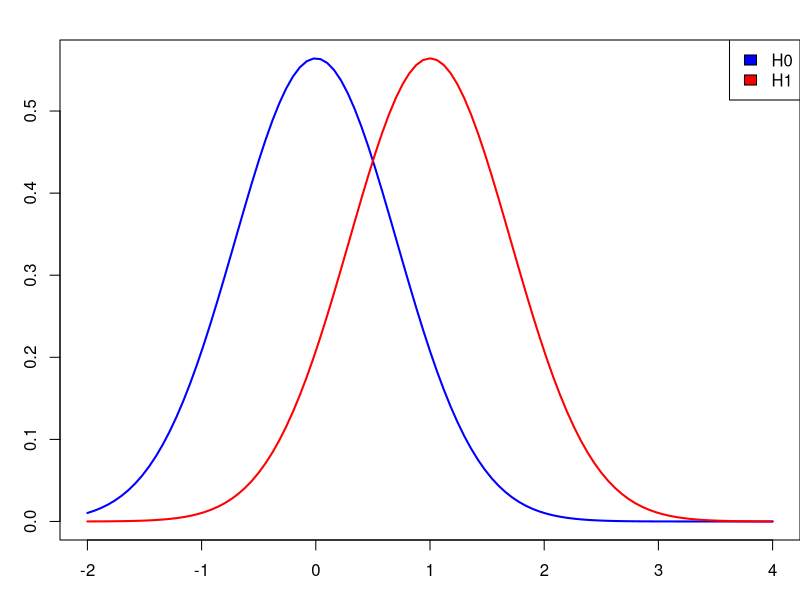
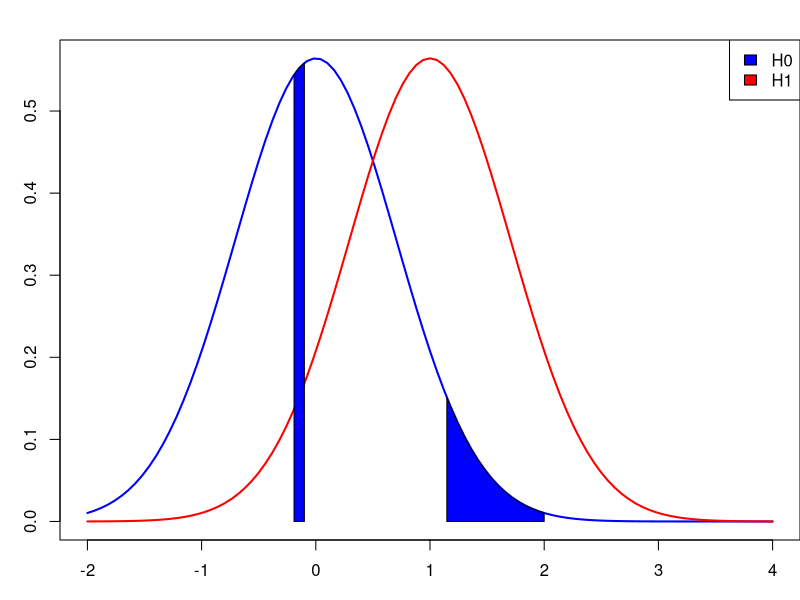
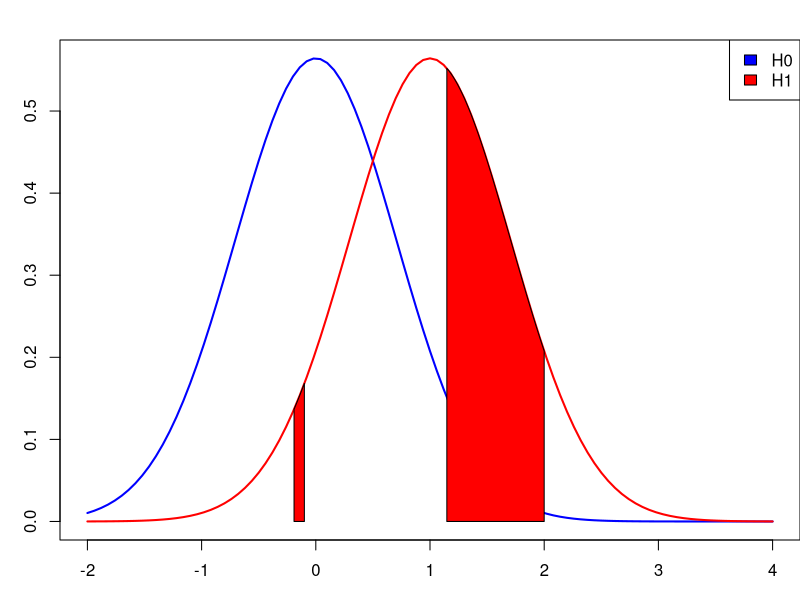
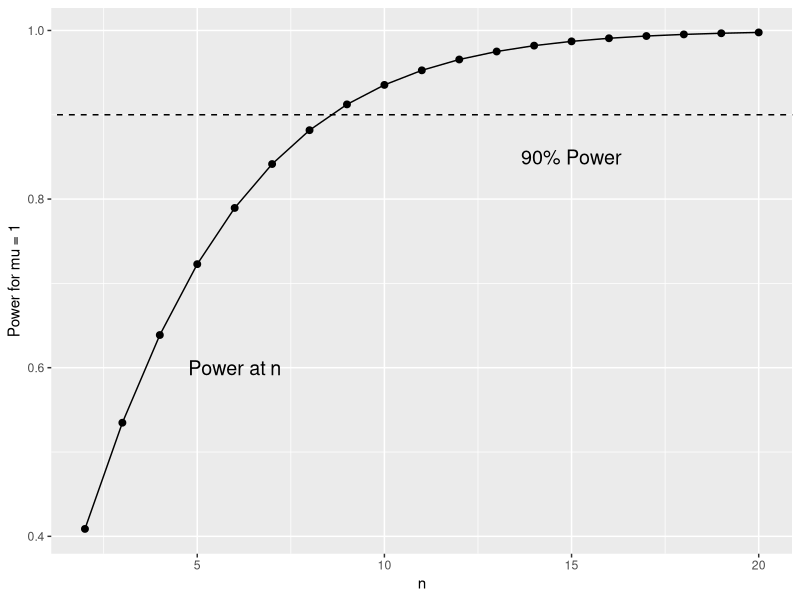
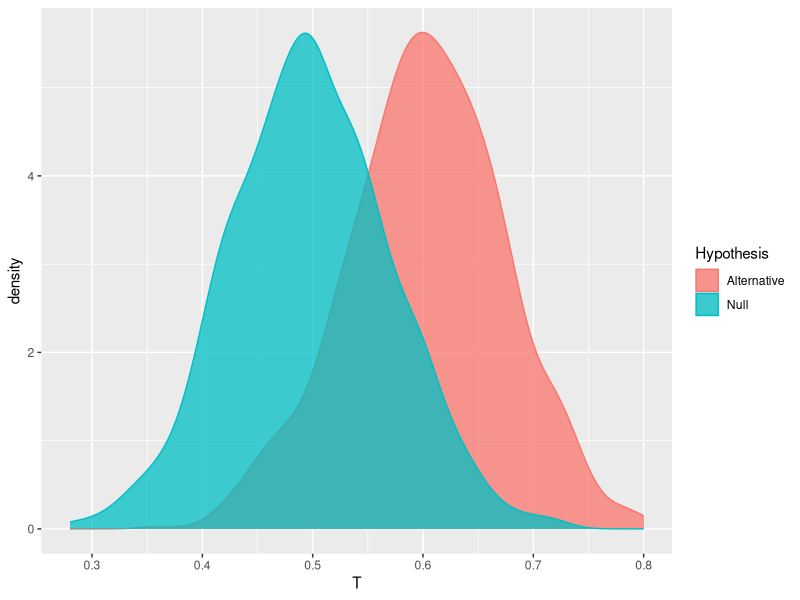
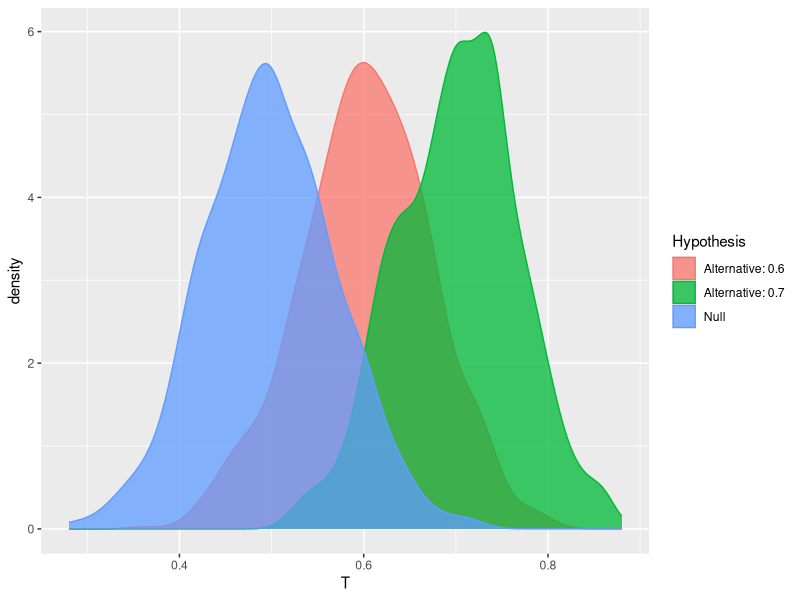
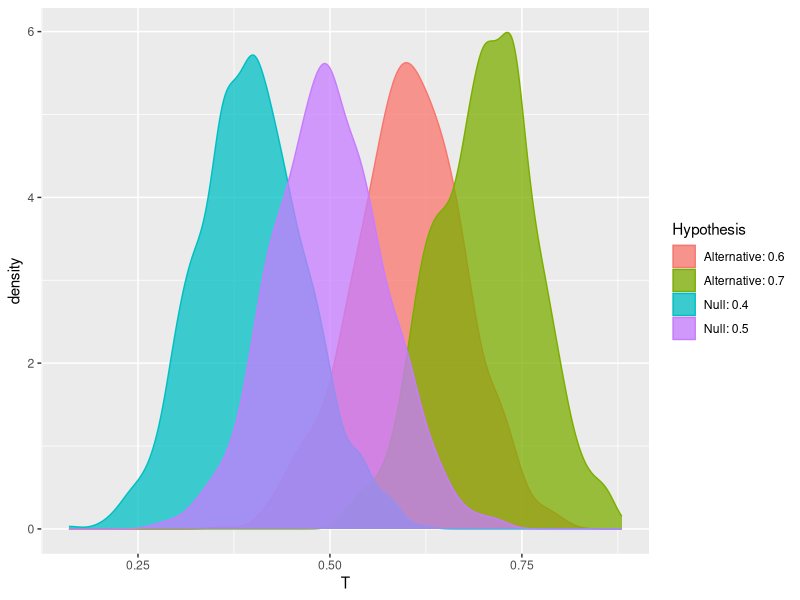
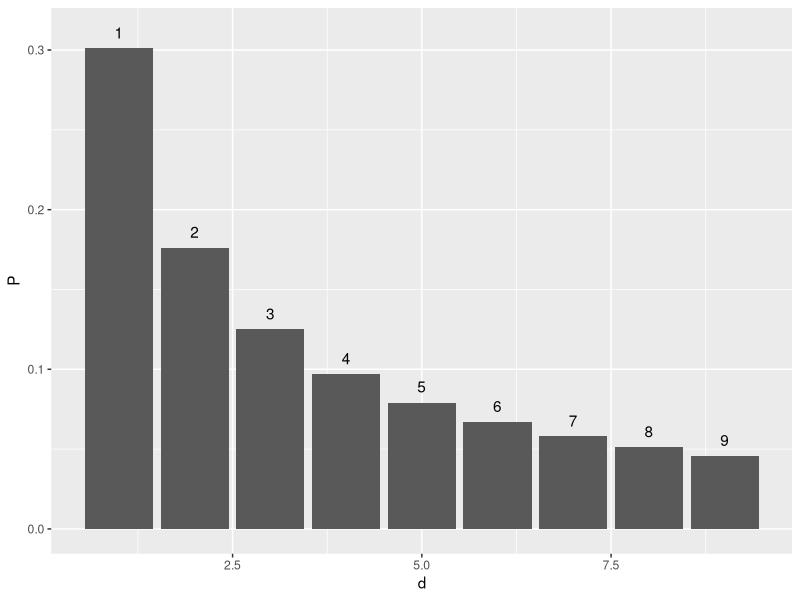

Write R code to recreate these figures, in order.
### R code from vignette source '/Users/mark/Documents/Professional/Teaching/sjtu/stats406-summer2021/lectures/week03/week03_monte_carlo_hypothesis_testing/lecture-core.Rnw'

###################################################
### code chunk number 1: lecture-core.Rnw:52-56
###################################################
options(width = 60, digits = 4)
set.seed(49482)
library(tidyverse)
library(ggplot2)


###################################################
### code chunk number 2: lecture-core.Rnw:160-169
###################################################
par(mar = c(3, 3, 2, 0))
curve(dnorm(x, sd = 1/sqrt(2)), from = -2, 4, lwd = 2, col = "blue")
curve(dnorm(x, sd = 1/sqrt(2), mean = 1), add = TRUE, col = "red", lwd = 2)
# cut <- qnorm(0.95)
# regionx <- seq(cut, 4, length.out = 200)
# polygon(c(regionx, regionx[200], cut), c(dnorm(regionx, mean = 1), 0, 0), col = "#FF0000A0")
# polygon(c(regionx, regionx[200], cut), c(dnorm(regionx), 0, 0), col = "#0000FFA0")
# text("cutoff ->", x = cut - 0.5, y = 0.05)
 legend("topright", fill = c("blue", "red"), legend = c("H0", "H1"))


###################################################
### code chunk number 3: lecture-core.Rnw:192-194
###################################################
n <- 2; a <- 0; b <- 0.5
pnorm(b, sd = 1/sqrt(n)) - pnorm(a, sd = 1/sqrt(n))


###################################################
### code chunk number 4: lecture-core.Rnw:198-199
###################################################
pnorm(b, mean = 1, sd = 1/sqrt(n)) - pnorm(a, mean = 1, sd = 1/sqrt(n))


###################################################
### code chunk number 5: lecture-core.Rnw:210-213
###################################################
n <- 2
pnorm(-0.1, sd = 1/sqrt(n)) - pnorm(-0.1905725, sd = 1/sqrt(2))
pnorm(2, sd = 1/sqrt(n)) - pnorm(1.147342, sd = 1/sqrt(2))


###################################################
### code chunk number 6: lecture-core.Rnw:221-235
###################################################
par(mar = c(3, 3, 2, 0))

r1 <- c(-0.1905725, -0.1)
r2 <- c(1.147342, 2)

curve(dnorm(x, sd = 1/sqrt(2)), from = -2, 4, lwd = 2, col = "blue")
curve(dnorm(x, sd = 1/sqrt(2), mean = 1), add = TRUE, col = "red", lwd = 2)
region1 <- seq(r1[1], r1[2], length.out = 200)
region2 <- seq(r2[1], r2[2], length.out = 200)
polygon(c(region1, region1[200], r1[1]), c(dnorm(region1, mean = 0, sd = 1/sqrt(2)), 0, 0), col = "blue")
polygon(c(region2, region2[200], r2[1]), c(dnorm(region2, mean = 0, sd = 1/sqrt(2)), 0, 0), col = "blue")
# polygon(c(regionx, regionx[200], cut), c(dnorm(regionx), 0, 0), col = "#0000FFA0")
# text("cutoff ->", x = cut - 0.5, y = 0.05)
 legend("topright", fill = c("blue", "red"), legend = c("H0", "H1"))


###################################################
### code chunk number 7: lecture-core.Rnw:243-257
###################################################
par(mar = c(3, 3, 2, 0))

r1 <- c(-0.1905725, -0.1)
r2 <- c(1.147342, 2)

curve(dnorm(x, sd = 1/sqrt(2)), from = -2, 4, lwd = 2, col = "blue")
curve(dnorm(x, sd = 1/sqrt(2), mean = 1), add = TRUE, col = "red", lwd = 2)
region1 <- seq(r1[1], r1[2], length.out = 200)
region2 <- seq(r2[1], r2[2], length.out = 200)
polygon(c(region1, region1[200], r1[1]), c(dnorm(region1, mean = 1, sd = 1/sqrt(2)), 0, 0), col = "red")
polygon(c(region2, region2[200], r2[1]), c(dnorm(region2, mean = 1, sd = 1/sqrt(2)), 0, 0), col = "red")
# polygon(c(regionx, regionx[200], cut), c(dnorm(regionx), 0, 0), col = "#0000FFA0")
# text("cutoff ->", x = cut - 0.5, y = 0.05)
 legend("topright", fill = c("blue", "red"), legend = c("H0", "H1"))


###################################################
### code chunk number 8: lecture-core.Rnw:267-268
###################################################
(cutoff <- qnorm(0.95, mean = 0, sd = sqrt(1/sqrt(2))))


###################################################
### code chunk number 9: lecture-core.Rnw:272-273
###################################################
1 - pnorm(cutoff, mean = 1, sd = sqrt(1/2))


###################################################
### code chunk number 10: lecture-core.Rnw:279-284
###################################################
sample_sizes <- 2:20
power_n <- map_dbl(sample_sizes, function(x) {
    cutoff <- qnorm(0.95, mean = 0, sd = sqrt(1 / x))
    1 - pnorm(cutoff, mean = 1, sd = sqrt(1 / x))
})


###################################################
### code chunk number 11: lecture-core.Rnw:287-291
###################################################
pc <- ggplot(data.frame(n = sample_sizes, y = power_n),
             aes(x = n, y = y))  +
      geom_point(size = 2) + geom_line() 



###################################################
### code chunk number 12: lecture-core.Rnw:296-299
###################################################
    pc + labs(y = "Power for mu = 1") +geom_abline(slope = 0, intercept = 0.9, lty = 2) +
    annotate("text", x = 6, y = 0.6, label = "Power at n", size = 5) +
    annotate("text", x = 15, y = 0.85, label = "90% Power", size = 5)


###################################################
### code chunk number 13: lecture-core.Rnw:332-333
###################################################
hidden_p <- 0.25


###################################################
### code chunk number 14: lecture-core.Rnw:336-337
###################################################
(xs <- rbinom(10, size = 5, p = hidden_p))


###################################################
### code chunk number 15: lecture-core.Rnw:362-365
###################################################
k <- 1000
T_statistic <- function(sample) { mean(sample) / 5 }
ts_0 <- replicate(k, rbinom(10, size = 5, p = 0.5) %>% T_statistic)


###################################################
### code chunk number 16: lecture-core.Rnw:372-373
###################################################
ts_1 <- replicate(k, rbinom(10, size = 5, p = 0.6) %>% T_statistic)


###################################################
### code chunk number 17: lecture-core.Rnw:378-380
###################################################
ggplot(data.frame(T = c(ts_0, ts_1), Hypothesis = c(rep('Null', k),
rep('Alternative', k))), aes(x = T, fill = Hypothesis, color = Hypothesis)) + geom_density( alpha = 0.75)


###################################################
### code chunk number 18: lecture-core.Rnw:388-389
###################################################
(rr <- c(quantile(ts_0, 0.95), 1))


###################################################
### code chunk number 19: lecture-core.Rnw:392-393
###################################################
T_statistic(xs) # the observed sample


###################################################
### code chunk number 20: lecture-core.Rnw:399-403
###################################################

ts_2 <- replicate(k, rbinom(10, size = 5, p = 0.7) %>% T_statistic)
ggplot(data.frame(T = c(ts_0, ts_1, ts_2), Hypothesis = c(rep('Null', k),
rep('Alternative: 0.6', k), rep('Alternative: 0.7', k))), aes(x = T, fill = Hypothesis, color = Hypothesis)) + geom_density( alpha = 0.75)


###################################################
### code chunk number 21: lecture-core.Rnw:436-440
###################################################

ts_3 <- replicate(k, rbinom(10, size = 5, p = 0.4) %>% T_statistic)
ggplot(data.frame(T = c(ts_0, ts_1, ts_2, ts_3), Hypothesis = c(rep('Null: 0.5', k),
rep('Alternative: 0.6', k), rep('Alternative: 0.7', k), rep('Null: 0.4',k))), aes(x = T, fill = Hypothesis, color = Hypothesis)) + geom_density( alpha = 0.75)


###################################################
### code chunk number 22: lecture-core.Rnw:447-448
###################################################
rr


###################################################
### code chunk number 23: lecture-core.Rnw:482-485
###################################################
rr_upper <- quantile(ts_0, 0.975) # cut the alpha level in half
rr_lower <- quantile(ts_0, 0.025)
T_statistic(xs) < rr_lower || T_statistic(xs) > rr_upper # do we reject?


###################################################
### code chunk number 24: lecture-core.Rnw:530-531
###################################################
(observed_t <- T_statistic(xs))


###################################################
### code chunk number 25: lecture-core.Rnw:535-538
###################################################
p_less    <- mean(ts_0 <= observed_t)
p_greater <- mean(ts_0 >= observed_t)
(pvalue <- 2 * min(p_less, p_greater))


###################################################
### code chunk number 26: lecture-core.Rnw:544-547
###################################################
ts_0.25 <- replicate(10000, T_statistic(rbinom(10, size = 5, p = 0.25)))
(p_0.25 <- 2 * min(mean(ts_0.25 <= observed_t),
                   mean(ts_0.25 >= observed_t)))


###################################################
### code chunk number 27: lecture-core.Rnw:571-574
###################################################
dbenford <- function(x) {
    ifelse(x >= 1 & x <= 9, log((x + 1)/ x, base = 10), 0)
}


###################################################
### code chunk number 28: lecture-core.Rnw:579-581
###################################################
ggplot(data.frame(d = 1:9, P = dbenford(1:9)), aes(x = d, y = P)) + geom_col() + geom_text(aes(label = d, y = P + 0.01))
barplot(dbenford(1:9), names.arg = 1:9)


###################################################
### code chunk number 29: lecture-core.Rnw:588-589
###################################################
pol_digits <- c(23.3, 21.1, 8.5, 11.7, 9.5, 4.2, 3.7, 4.0, 14.1) / 100


###################################################
### code chunk number 30: lecture-core.Rnw:593-594
###################################################
distance <- function(v)  { sqrt(sum((v - dbenford(1:9))^2)) }


###################################################
### code chunk number 31: lecture-core.Rnw:602-603
###################################################
(observed_dist <- distance(pol_digits))


###################################################
### code chunk number 32: lecture-core.Rnw:610-620
###################################################
rbenford <- function(n) {
  sample(1:9, size = n, prob = dbenford(1:9), replace = TRUE)
}
n <- 8396
compute_test_statistic <- function(ds) {
    probs <- hist(ds, breaks = 0:9, plot = FALSE)$density
    distance(probs)
}
null_distances <- replicate(1000,
                             compute_test_statistic(rbenford(n)))


###################################################
### code chunk number 33: lecture-core.Rnw:627-628
###################################################
ggplot(data.frame(distance = null_distances), aes(x = distance)) + geom_density(fill = "blue", alpha = 0.5)


###################################################
### code chunk number 34: lecture-core.Rnw:671-675
###################################################
alt_dist <- function(theta) { 
  a <- (10 * (1 + theta) / (10 + theta))^(1/9)
  log10(a * (1:9 + theta + 1) / (1:9 + theta))
}


###################################################
### code chunk number 35: lecture-core.Rnw:680-685
###################################################
plot(1:9, alt_dist(0), type = 'b', xlab = "digit", ylab = "P(d)", pch = 15)
points(alt_dist(0.5), type = 'b', lty = 2, pch = 16)
points(alt_dist(1), type = 'b', lty = 3, pch = 17)
points(alt_dist(10), type = 'b', lty = 4, pch = 18)
legend("topright", legend = c(0, 0.5, 1, 10), lty = 1:4, pch = 15:19)


###################################################
### code chunk number 36: lecture-core.Rnw:690-696
###################################################
alt_0.1 <- replicate(1000, {
    a_sample <- sample(1:9, size = n, replace = TRUE, 
                       prob = alt_dist(0.1))
    compute_test_statistic(a_sample)
})



###################################################
### code chunk number 37: lecture-core.Rnw:700-706
###################################################

ggplot(data.frame(distance = c(null_distances, alt_0.1),
                  hypothesis = c(rep("Null (theta = 0)", length(null_distances)),
                                 rep("Alternative (theta = 0.1)", length(alt_0.1)))),
       aes(x = distance, fill = hypothesis)) + geom_density(alpha = 0.75)



###################################################
### code chunk number 38: lecture-core.Rnw:711-712
###################################################
(p_value <- mean(null_distances >= observed_dist)) # P(T > t)


###################################################
### code chunk number 39: lecture-core.Rnw:721-723
###################################################
(rejection_cutoff <- quantile(null_distances, 0.999))
mean(alt_0.1 >= rejection_cutoff)


###################################################
### code chunk number 40: lecture-core.Rnw:732-741
###################################################
thetas <- seq(0, 0.4, length.out = 20)
power_curve <- map_dbl(thetas, function(theta) {
    alt <- replicate(1000, {
        a_sample <- sample(1:9, size = n, 
                           replace = TRUE, prob = alt_dist(theta))
        compute_test_statistic(a_sample)
    })
    mean(alt >= rejection_cutoff)
})


###################################################
### code chunk number 41: lecture-core.Rnw:747-748
###################################################
plot(thetas, power_curve, type = 'l', xlab = "theta", ylab = "power")


